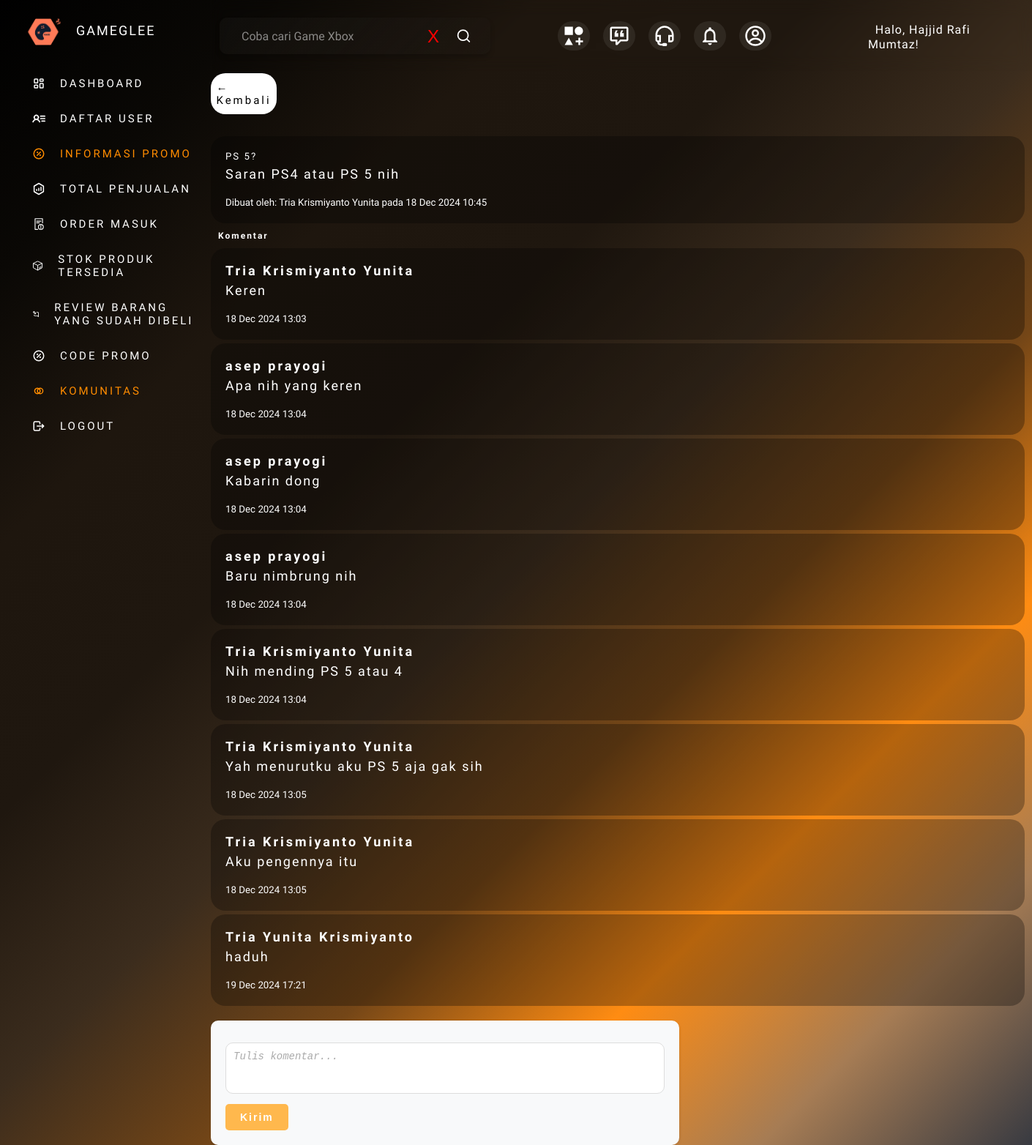
Screenshot of /admin/topik.php?id=3 (signed in) with the database file from the repository.
### tables this page shows
CREATE TABLE `topik` (
  `id_topik` int(11) NOT NULL,
  `id_komunitas` int(11) NOT NULL,
  `judul_topik` varchar(255) NOT NULL,
  `deskripsi_topik` text NOT NULL,
  `dibuat_oleh` int(11) NOT NULL,
  `created_at` timestamp NULL DEFAULT current_timestamp()
);

CREATE TABLE `user` (
  `id_user` int(11) NOT NULL,
  `nama` varchar(255) NOT NULL,
  `email` varchar(255) NOT NULL,
  `password` varchar(255) NOT NULL,
  `no_tlp` varchar(50) DEFAULT NULL,
  `alamat` text DEFAULT NULL,
  `level` enum('admin','user') NOT NULL,
  `foto` varchar(255) NOT NULL,
  `active` datetime DEFAULT NULL
);

CREATE TABLE `komentar` (
  `id_komentar` int(11) NOT NULL,
  `id_topik` int(11) NOT NULL,
  `id_user` int(11) NOT NULL,
  `isi_komentar` text NOT NULL,
  `created_at` timestamp NULL DEFAULT current_timestamp()
);

### admin/topik.php (the view, shortened to what this page needs)
<?php
include '../db.php';
$user = $_SESSION["admin"];
$kue_user = mysqli_query($kon, "SELECT * FROM user WHERE nama = '$user'");
$row_user = mysqli_fetch_array($kue_user);
$id_user = $row_user['id_user'];
$id_topik = $_GET['id'] ?? 0;
$query_topik = mysqli_query($kon, "SELECT t.*, u.nama AS pembuat
                                   FROM topik t
                                   JOIN user u ON t.dibuat_oleh = u.id_user
                                   WHERE t.id_topik = $id_topik");
$topik = mysqli_fetch_assoc($query_topik);
$query_komentar = mysqli_query($kon, "
    SELECT k.*, u.nama, u.level
    FROM komentar k
    JOIN user u ON k.id_user = u.id_user
    WHERE k.id_topik = $id_topik
    ORDER BY k.created_at ASC
");
?>
<!DOCTYPE html>
<html lang="en">
<head>
  <link rel="stylesheet" href="../assets/css/styleDashboard.css">
  <link href="https://code.iconify.design/3/3.1.0/iconify.min.css" rel="stylesheet">
  <link href="https://code.iconify.design/3/3.1.0/iconify.min.css" rel="stylesheet">
    <link rel="stylesheet" href="https://cdnjs.cloudflare.com/ajax/libs/font-awesome/5.15.4/css/all.min.css">
</head>
<body>
   <div class="sidebar">
    <header>
    <div class="top">
      <span class="image">
        <img src="../assets/img/Logo_GG.png" alt="Logo Gameglee" class="logo">
      </span>
      <div><p>GAMEGLEE</p></div>
    </div>
    <ul>
      <li><a href="index.php" ><span class="humbleicons--dashboard"></span>DASHBOARD</a></li>
      <li><a href="user.php"><span class="ph--user-list-bold"></span>DAFTAR USER</a></li>
      <li><a href="informasipromo.php" class="active"><span class="tabler--discount"></span>INFORMASI PROMO</a></li>
      <li><a href="penjualan.php"><span class="icon-park-outline--sales-report"></span>TOTAL PENJUALAN</a></li>
      <li><a href="order.php"><span class="lsicon--work-order-abnormal-outline"></span>ORDER MASUK</a></li>
      <li><a href="stok_produk.php"><span class="lsicon--management-stockout-outline"></span>STOK PRODUK TERSEDIA</a></li>
      <li><a href="review.php"><span class="uil--comment-alt-edit"></span>REVIEW BARANG YANG SUDAH DIBELI</a></li>
      <li><a href="promo.php"><span class="tabler--discount"></span>CODE PROMO</a></li>
      <li><a href="forum_komunitas.php" class="active"><span class="gg--community"></span>KOMUNITAS</a></li>
      <li><a href="logout.php"><span class="tabler--logout"></span>LOGOUT</a></li>
    </ul>
    </header>
   </div>
        <div class="topbar">
            <div class="search-box">
              <div class="dynamic-text">
                <input type="text"/>
                <span class="animated-text"></span>
              </div>
              <button class="close-button">X</button>
              <span class="iconamoon--search"></span>
            </div>
            <div class="menu-nav">
              <ul>
                <li><a href="kategori.php"><span class="mdi--category-plus"></span></a></li>
                <li><a href="feedback.php"><span class="mdi--feedbacks-outline"></span></a></li>
                <li><a href="index_admin.php"><span class="tdesign--cutomerservice"></span></a></li>
                <li><a href="notifikasi.php"><span class="ic--outline-notifications"></span></a></li>
                <li>
                  <a href="profil.php">
                  <span class="gg--profile"></span>
                  </a>
                </li>
              </ul>
            </div>
            <div class="user-profile">
              <ul>
                <li>
                  <a href="profil.php"  data-bs-toggle="dropdown">
                  <span class="d-none d-md-block dropdown-toggle ps-2">
                    &nbsp; Halo, <?= $_SESSION["admin"] ?>!
                  </span>
                  </a>
                </li>
              </ul>
            </div>
        </div>
        <main id="main" class="main">
            <div class="container-topic">
                <a href="detail_komunitas.php?id=<?php echo $topik['id_komunitas']; ?>" class="btn-btn-light">← Kembali</a>
                <div class="topik-box">
                    <h5><?= htmlspecialchars($topik['judul_topik']) ?></h5>
                    <p><?= nl2br(htmlspecialchars($topik['deskripsi_topik'])) ?></p>
                    <small>Dibuat oleh: <?= htmlspecialchars($topik['pembuat']) ?> pada <?= date('d M Y H:i', strtotime($topik['created_at'])) ?></small>
                </div>
                <h6>Komentar</h6>
                <?php while ($komentar = mysqli_fetch_assoc($query_komentar)): ?>
                    <div class="komentar-box">
                        <strong>
                            <?= htmlspecialchars($komentar['nama']) ?>
                        </strong>
                        <p><?= nl2br(htmlspecialchars($komentar['isi_komentar'])) ?></p>
                        <small><?= date('d M Y H:i', strtotime($komentar['created_at'])) ?></small>
                    </div>
                <?php endwhile; ?>
                <?php if ($id_user): ?>
                    <form method="POST" class="mt-3">
                        <div class="form-group">
                            <textarea name="isi_komentar" rows="3" class="form-control comment-input" placeholder="Tulis komentar..."></textarea>
                        </div>
                        <button type="submit" class="btn btn-warning">Kirim</button>
                    </form>
                <?php else: ?>
                    <p><a href="../login.php" class="text-warning">Login</a> untuk memberikan komentar.</p>
                <?php endif; ?>
            </div>
        </main>
</body>
</html>

### rows the page displays
topik: judul_topik "PS 5?", deskripsi_topik "Saran PS4 atau PS 5 nih", dibuat_oleh.nama "Tria Krismiyanto Yunita", created_at "18 Dec 2024 10:45"
komentar: id_user.nama "Tria Krismiyanto Yunita", isi_komentar "Keren", created_at "18 Dec 2024 13:03"
komentar: id_user.nama "asep prayogi", isi_komentar "Apa nih yang keren", created_at "18 Dec 2024 13:04"
komentar: id_user.nama "asep prayogi", isi_komentar "Kabarin dong", created_at "18 Dec 2024 13:04"
komentar: id_user.nama "asep prayogi", isi_komentar "Baru nimbrung nih", created_at "18 Dec 2024 13:04"
komentar: id_user.nama "Tria Krismiyanto Yunita", isi_komentar "Nih mending PS 5 atau 4", created_at "18 Dec 2024 13:04"
komentar: id_user.nama "Tria Krismiyanto Yunita", isi_komentar "Yah menurutku aku PS 5 aja gak sih", created_at "18 Dec 2024 13:05"
komentar: id_user.nama "Tria Krismiyanto Yunita", isi_komentar "Aku pengennya itu", created_at "18 Dec 2024 13:05"
komentar: id_user.nama "Tria Yunita Krismiyanto", isi_komentar "haduh", created_at "19 Dec 2024 17:21"

### other values shown
$_SESSION["admin"] "Hajjid Rafi Mumtaz"
